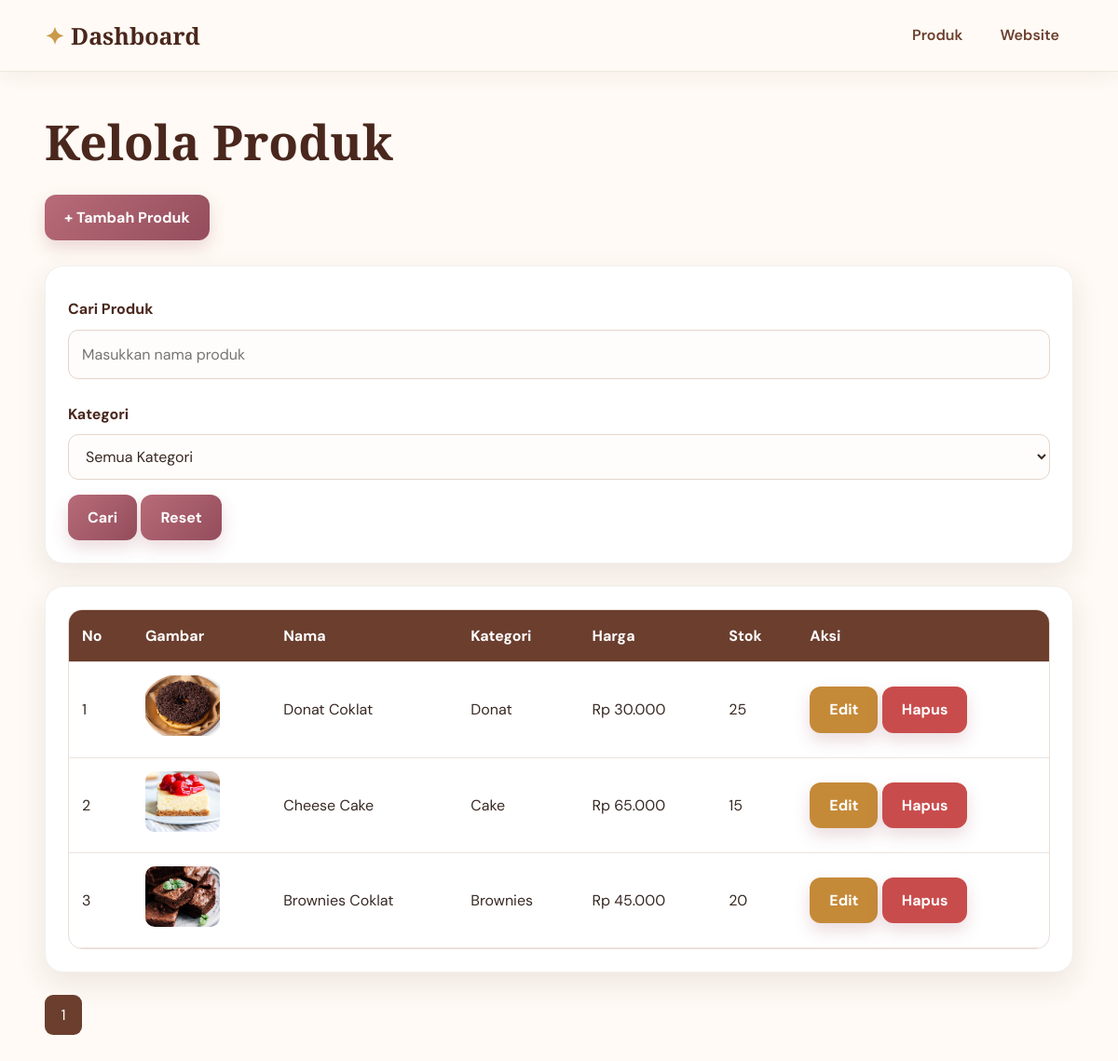
The page /toko_kue/admin/produk.php (signed in) on the database its author committed.
### tables this page shows
CREATE TABLE `produk` (
  `id` int(11) NOT NULL,
  `nama` varchar(100) NOT NULL,
  `kategori` varchar(50) NOT NULL,
  `deskripsi` text DEFAULT NULL,
  `harga` decimal(12,2) NOT NULL,
  `stok` int(11) NOT NULL,
  `gambar` varchar(255) DEFAULT NULL,
  `created_at` timestamp NOT NULL DEFAULT current_timestamp()
);

### toko_kue/admin/produk.php (the view, shortened to what this page needs)
<?php
require_once "../config/database.php";
$keyword = $_GET['keyword'] ?? '';
$kategori = $_GET['kategori'] ?? '';
$where_sql = "";
$per_page = 5;
$page = isset($_GET['page']) ? (int)$_GET['page'] : 1;
$offset = ($page - 1) * $per_page;
$count_query = mysqli_query(
    $conn,
    "SELECT COUNT(*) AS total
     FROM produk
     $where_sql"
);
$count_data = mysqli_fetch_assoc($count_query);
$total_data = $count_data['total'];
$total_page = ceil($total_data / $per_page);
$query = mysqli_query(
    $conn,
    "SELECT * FROM produk
     $where_sql
     ORDER BY id DESC
     LIMIT $per_page OFFSET $offset"
);
?>
<!DOCTYPE html>
<html>
<head>
    <link rel="stylesheet" href="../assets/style.css">
</head>
<body>
<div class="navbar">
    <div class="container">
        <a href="index.php">Dashboard</a>
        <a href="produk.php">Produk</a>
        <a href="../index.php">Website</a>
    </div>
</div>
<div class="container">
    <h1>Kelola Produk</h1>
    <a href="tambah.php" class="btn">
        + Tambah Produk
    </a>
    <br><br>
    <div class="card">
        <form method="GET">
            <label>
                Cari Produk
            </label>
            <input
                type="text"
                name="keyword"
                placeholder="Masukkan nama produk"
                value="<?= htmlspecialchars($keyword); ?>"
            >
            <label>
                Kategori
            </label>
            <select name="kategori">
                <option value="">
                    Semua Kategori
                </option>
            </select>
            <button type="submit" class="btn">
                Cari
            </button>
            <a href="produk.php" class="btn">
                Reset
            </a>
        </form>
    </div>
    <div class="card">
        <table>
            <tr>
                <th>No</th>
                <th>Gambar</th>
                <th>Nama</th>
                <th>Kategori</th>
                <th>Harga</th>
                <th>Stok</th>
                <th>Aksi</th>
            </tr>
            <?php
            $no = $offset + 1;
            while ($row = mysqli_fetch_assoc($query)):
            ?>
            <tr>
                <td><?= $no++; ?></td>
                <td>
                    <?php if ($row['gambar']): ?>
                        <img
                            src="../uploads/produk/<?= htmlspecialchars($row['gambar']); ?>"
                            width="80"
                        >
                    <?php else: ?>
                        Tidak ada
                    <?php endif; ?>
                </td>
                <td>
                    <?= htmlspecialchars($row['nama']); ?>
                </td>
                <td>
                    <?= htmlspecialchars($row['kategori']); ?>
                </td>
                <td>
                    Rp <?= number_format($row['harga'], 0, ',', '.'); ?>
                </td>
                <td>
                    <?= $row['stok']; ?>
                </td>
                <td>
                    <a
                        href="edit.php?id=<?= $row['id']; ?>"
                        class="btn btn-warning"
                    >
                        Edit
                    </a>
                    <a
                        href="hapus.php?id=<?= $row['id']; ?>"
                        class="btn btn-danger"
                        onclick="return confirm('Yakin ingin menghapus produk?')"
                    >
                        Hapus
                    </a>
                </td>
            </tr>
            <?php endwhile; ?>
        </table>
    </div>
    <div class="pagination">
        <?php for ($i = 1; $i <= $total_page; $i++): ?>
            <a
                href="?page=<?= $i; ?>&keyword=<?= urlencode($keyword); ?>&kategori=<?= urlencode($kategori); ?>"
            >
                <?= $i; ?>
            </a>
        <?php endfor; ?>
    </div>
</div>
</body>
</html>

### toko_kue/assets/style.css (style rules this page uses)
:root { --brown: #6b3e2e; --brown-dark: #4a271d; --rose: #b86b78; --rose-dark: #944d5c; --cream: #fffaf5; --cream-2: #f8eee7; --gold: #c99a4a; --text: #382923; --muted: #806e67; --white: #ffffff; --danger: #c94c4c; --warning: #c58a38; --shadow: 0 12px 30px rgba(82, 47, 35, .10); }
* { box-sizing: border-box; }
html { scroll-behavior: smooth; }
body { margin: 0; font-family: 'DM Sans', Arial, sans-serif; background: var(--cream); color: var(--text); line-height: 1.7; }
.container { width: min(92%, 1120px); margin: 0 auto; }
.navbar { position: sticky; top: 0; z-index: 1000; background: rgba(255, 250, 245, .96); border-bottom: 1px solid rgba(107, 62, 46, .10); box-shadow: 0 5px 20px rgba(82, 47, 35, .06); backdrop-filter: blur(12px); }
.navbar .container { min-height: 76px; display: flex; align-items: center; gap: 10px; flex-wrap: wrap; }
.navbar a { color: var(--brown); text-decoration: none; font-weight: 600; padding: 10px 15px; border-radius: 999px; transition: .25s ease; }
.navbar a:first-child { margin-right: auto; padding-left: 0; font-family: 'Playfair Display', Georgia, serif; font-size: 25px; font-weight: 800; color: var(--brown-dark); }
.navbar a:first-child::before { content: '✦'; color: var(--gold); margin-right: 7px; }
h1, h2, h3 { color: var(--brown-dark); line-height: 1.25; }
h1, h2 { font-family: 'Playfair Display', Georgia, serif; }
h1 { font-size: clamp(32px, 5vw, 52px); margin: 0 0 14px; }
.btn { display: inline-block; padding: 11px 21px; background: linear-gradient(135deg, var(--rose), var(--rose-dark)); color: var(--white) !important; text-decoration: none; border-radius: 12px; border: 0; cursor: pointer; font: inherit; font-weight: 700; box-shadow: 0 8px 18px rgba(148, 77, 92, .20); transition: transform .2s ease, box-shadow .2s ease, filter .2s ease; }
.btn-danger { background: var(--danger); }
.btn-warning { background: var(--warning); }
.card { background: var(--white); padding: 24px; border-radius: 20px; margin-bottom: 24px; border: 1px solid rgba(107, 62, 46, .08); box-shadow: var(--shadow); }
form { width: 100%; }
label { display: block; margin-top: 8px; margin-bottom: 6px; color: var(--brown-dark); font-weight: 700; }
input, textarea, select { width: 100%; padding: 12px 14px; margin-top: 2px; margin-bottom: 16px; border: 1px solid #e4d4cb; border-radius: 11px; background: #fffdfb; color: var(--text); font: inherit; outline: none; transition: .2s ease; }
table { width: 100%; border-collapse: separate; border-spacing: 0; overflow: hidden; background: var(--white); border: 1px solid #eaded7; border-radius: 15px; }
th, td { padding: 14px; border-bottom: 1px solid #eee3dd; text-align: left; }
th { background: var(--brown); color: var(--white); font-weight: 700; }
td img { width: 80px; height: 65px; object-fit: cover; border-radius: 10px; }
.pagination { margin: 24px 0 45px; display: flex; gap: 7px; flex-wrap: wrap; }
.pagination a { display: inline-block; min-width: 40px; padding: 8px 12px; background: var(--brown); color: var(--white); text-decoration: none; border-radius: 9px; text-align: center; }
body > .container, .navbar + .container { padding-top: 42px; padding-bottom: 45px; }
body > .container > h1, .navbar + .container > h1 { margin-bottom: 25px; }

### rows shown on the page
produk: gambar (picture), nama "Donat Coklat", kategori "Donat", harga "30.000", stok "25"
produk: gambar (picture), nama "Cheese Cake", kategori "Cake", harga "65.000", stok "15"
produk: gambar (picture), nama "Brownies Coklat", kategori "Brownies", harga "45.000", stok "20"
